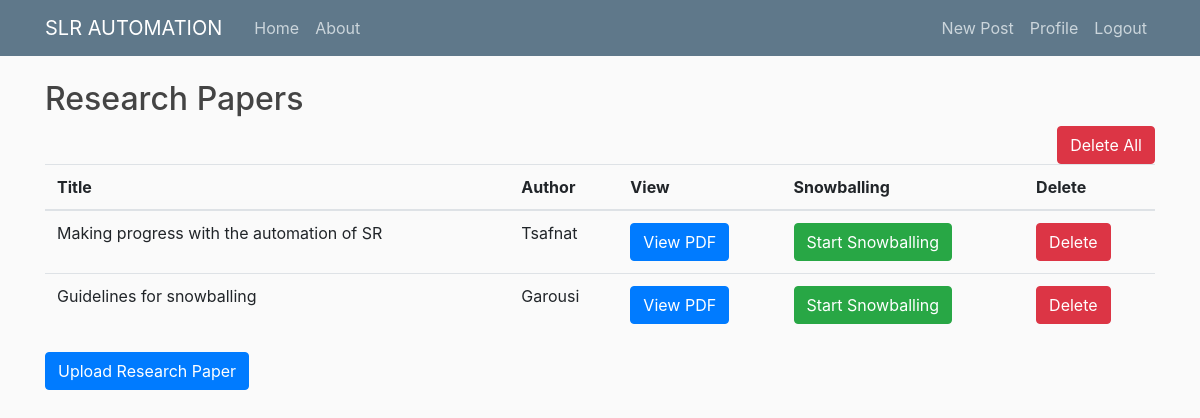
The app's page /journals_history/ (signed in), older data.
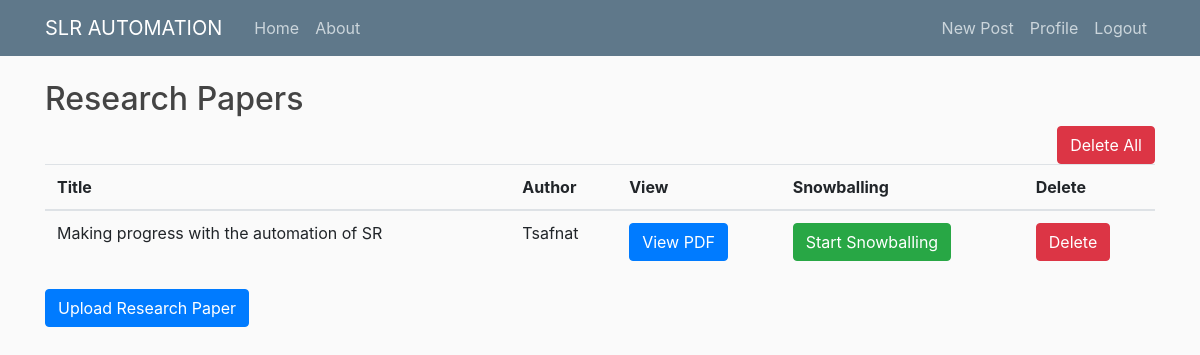
The same page, newer data.
### users/models.py (models this page shows, shortened)
class Papers(models.Model):
    id = models.AutoField(primary_key=True)
    title = models.CharField(max_length=100)
    author = models.CharField(max_length=100)
    pdf = models.FileField(upload_to='documents/')
    uploaded_at = models.DateTimeField(auto_now_add=True)
    user = models.ForeignKey(User, on_delete=models.CASCADE, null=True)
    def __str__(self):
        return self.title

### users/views.py (the view)
# urls.py: path('journals_history/', user_views.journal_history, name='journal_history'),
def journal_history(request):
    journals = Papers.objects.filter(user=request.user).order_by('-uploaded_at')
    print(journals)
    return render(request, 'users/journal_history.html', {'journals': journals})

### users/templates/users/journal_history.html
{% extends "blog/base.html" %}
{% load crispy_forms_tags %}
{% block content %}
    <h2>Research Papers</h2>
        <a href="/journals_delete" class="btn btn-danger pull-right">Delete All</a>
    <table class="table">
        <thead>
            <tr>
                <th>Title</th>
                <th>Author</th>
                <th>View</th>
                <th>Snowballing</th>
                <th>Delete</th>
            </tr>
        </thead>
        <tbody>
                {% for journal in journals %}
                <tr>
                    <td>{{ journal.title}}</td>
                    <td>{{journal.author}}</td>
                    <td>
                        <a href="{{journal.pdf.url}}" class="btn btn-primary btn sm" target="_blank">
                            View PDF
                        </a>
                    </td>
                    <td>
                        <a href="/scholar" class="btn btn-success btn sm" target="_blank">
                           Start Snowballing
                        </a>
                    </td>
                     <td>
                        <a href="/journals_delete/{{journal.id}}" class="btn btn-danger btn sm">
                           Delete
                        </a>
                    </td>
                </tr>
                    {% endfor %}
        </tbody>
    </table>
    <p>
        <a href="{% url 'upload_journal' %}" class="btn btn-primary">Upload Research Paper</a>
    </p>
{% endblock %}

Row changes from the older to the newer data that the page shows:
removed Papers: title "Guidelines for snowballing", author "Garousi"
